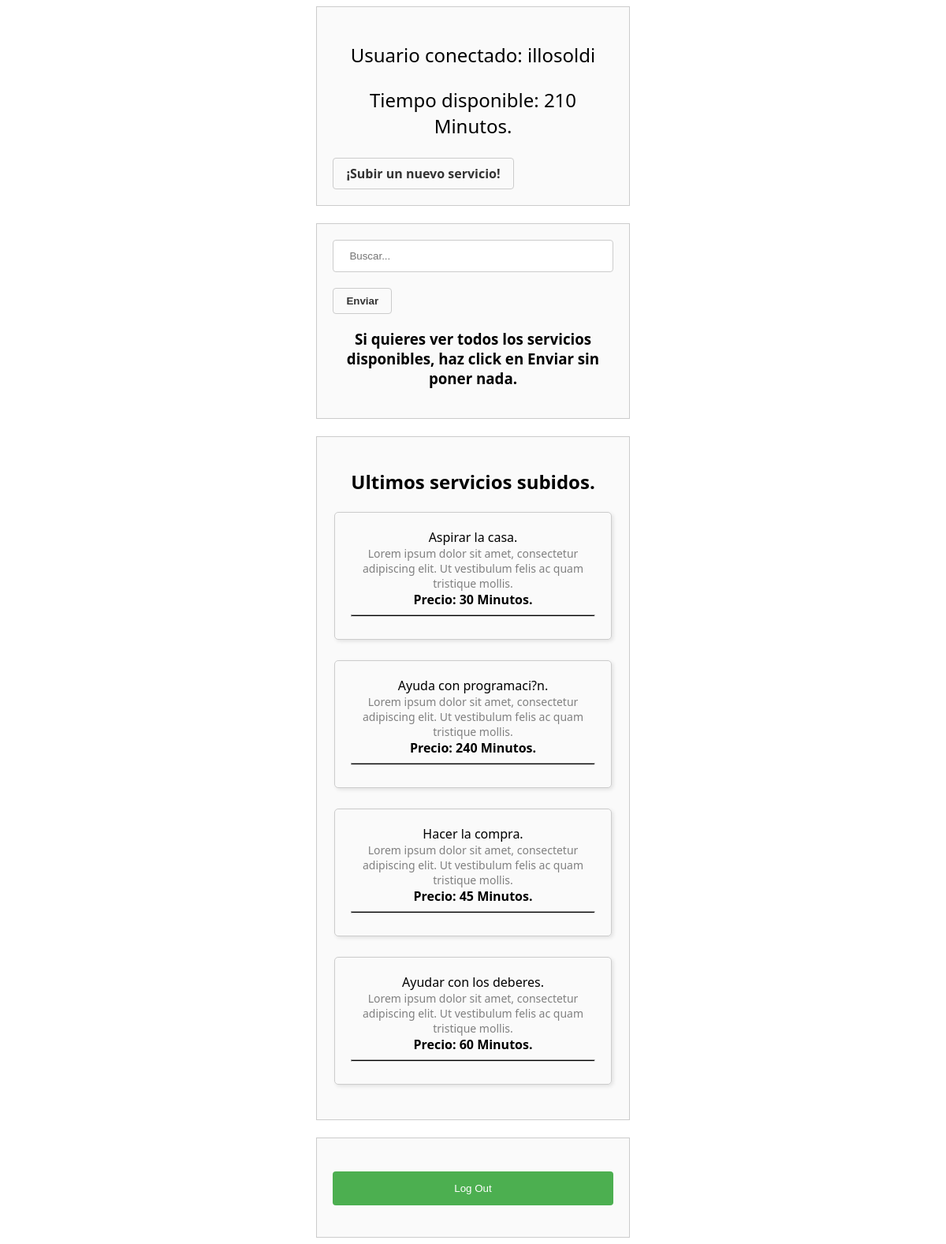
Screenshot of /Pagina_Principal.php (signed in) with the database file from the repository.
### tables this page shows
CREATE TABLE `services` (
  `name` varchar(55) NOT NULL,
  `description` varchar(400) NOT NULL,
  `price` int(6) NOT NULL,
  `id_service` int(6) NOT NULL,
  `user_name` varchar(55) NOT NULL
);

### Pagina_Principal.php (the view, shortened to what this page needs)
<?php
$username = $_SESSION['current_user'];
$balance = $_SESSION['balance'];
?>
<!DOCTYPE html>
<html lang="es">
<head>
    <link href="estilo_pagina_principal.css" rel="stylesheet">
</head>
<body>
    <form>
        <div>
            <p>Usuario conectado:
                <?php
                echo $username;
                ?>
            </p>
            <p>Tiempo disponible:
                <?php echo $balance, ' Minutos.' ?>
            </p>
            <a href="post_Service.php">¡Subir un nuevo servicio!</a>
        </div>
    </form>
<br>
    <form action="buscador.php" method="get">
        <input type="text" name="search" placeholder="Buscar...">
        <button type="submit">Enviar</button>
        <h3>Si quieres ver todos los servicios disponibles, haz click en Enviar sin poner nada.</h3>
    </form>
<br>
    <form>
        <?php
        $hostname = "localhost";
        $username = "root";
        $password = "";
        $dbname = "bancodetiempo";
        $conn = new mysqli($hostname, $username, $password, $dbname);
        $sql = "SELECT * FROM services ORDER BY id_service DESC LIMIT 4";
        $result = mysqli_query($conn, $sql);
        echo '<center><h2>Ultimos servicios subidos.</h2></center>';
        if (mysqli_num_rows($result) > 0) {
            while ($row = mysqli_fetch_assoc($result)) {
                echo '<head>';
                echo '<link rel="stylesheet" href="estilo_pagina_principal.css">';
                echo '</head>';
                echo '<table align="center" class="card-table">';
                echo '<tr>';
                echo '<td class="card"';
                echo '<h1>' . $row['name'] . '</h1>';
                echo '<p>' . $row['description'] . '</p>';
                echo '<span>' . 'Precio: ' . $row['price'] . ' Minutos.' . '</span>';
                echo '<hr>';
                echo '</td>';
                echo '</tr>';
                echo '</table>';
                echo '<br>';
            }
        }
        ?>
    </form>
<br>
    <form action="logout.php" method="post">
        <br>
        <input type="submit" value="Log Out">
    </form>
</body>
</html>

### estilo_pagina_principal.css (style rules this page uses)
body { font-family: system-ui, -apple-system, BlinkMacSystemFont, 'Segoe UI', Roboto, Oxygen, Ubuntu, Cantarell, 'Open Sans', 'Helvetica Neue', sans-serif; }
h1, h4, h3 { text-align: center; }
hr { height: 1px; background-color: black; }
span { font-weight: bold; text-align: center; }
form { width: 30%; margin: 0 auto; padding: 20px; border: 1px solid #ccc; background-color: #fafafa; }
input[type="text"] { width: 100%; padding: 12px 20px; margin-bottom: 20px; box-sizing: border-box; border: 1px solid #ccc; border-radius: 4px; }
input[type="submit"] { width: 100%; background-color: #4caf50; color: white; padding: 14px 20px; margin-bottom: 20px; border: none; border-radius: 4px; cursor: pointer; }
a { display: inline-flex; padding: 8px 16px; border: 1px solid #ccc; border-radius: 4px; background-color: #fafafa; color: #333; text-decoration: none; font-weight: bold; }
button { display: inline-flex; padding: 8px 16px; border: 1px solid #ccc; border-radius: 4px; background-color: #fafafa; color: #333; text-decoration: none; font-weight: bold; }
p { text-align: center; font-size: x-large; font-family: system-ui, -apple-system, BlinkMacSystemFont, 'Segoe UI', Roboto, Oxygen, Ubuntu, Cantarell, 'Open Sans', 'Helvetica Neue', sans-serif; }
.card-table { display: flex; flex-wrap: wrap; margin: auto; }
.card { flex-basis: 33.33%; padding: 20px; border: 1px solid #ccc; border-radius: 5px; box-shadow: 2px 2px 5px rgba(0, 0, 0, 0.1); text-align: center; }
.card p { margin: 0; font-size: 14px; color: gray; }

### rows the page displays
services: name "Aspirar la casa.", description "Lorem ipsum dolor sit amet, consectetur adipiscing elit. Ut vestibulum felis ac quam tristique mollis.", price "30"
services: name "Ayuda con programaci?n.", description "Lorem ipsum dolor sit amet, consectetur adipiscing elit. Ut vestibulum felis ac quam tristique mollis.", price "240"
services: name "Hacer la compra.", description "Lorem ipsum dolor sit amet, consectetur adipiscing elit. Ut vestibulum felis ac quam tristique mollis.", price "45"
services: name "Ayudar con los deberes.", description "Lorem ipsum dolor sit amet, consectetur adipiscing elit. Ut vestibulum felis ac quam tristique mollis.", price "60"

### other values shown
$username "illosoldi"
$balance "210"
